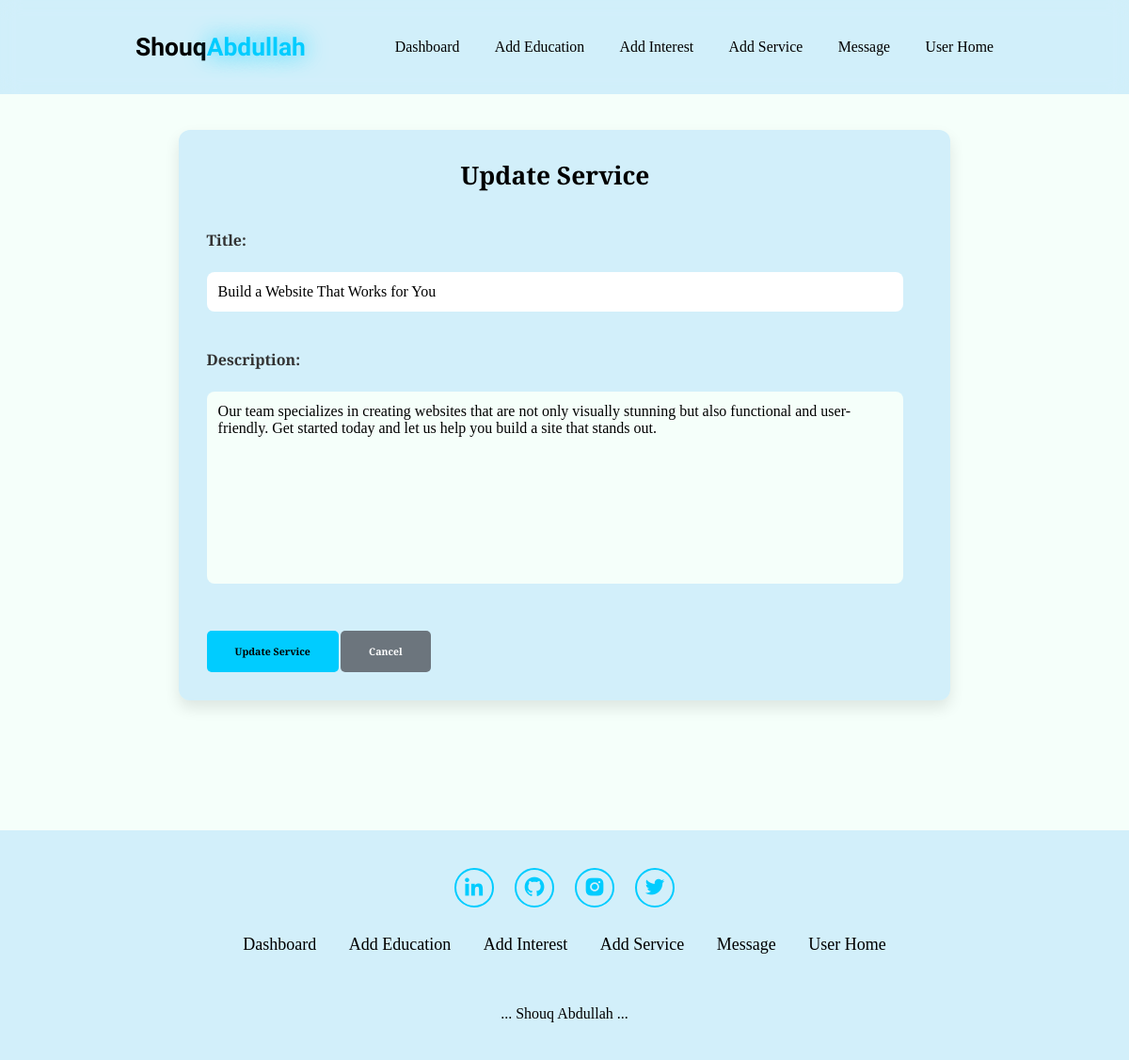
/dashboard/service/edit/1/, run on the app's committed database.
### dashboard/models.py (models this page shows, shortened)
class Service(models.Model):
    title = models.CharField(max_length=255)
    description = models.TextField()

### dashboard/views.py (the view)
# urls.py: path('service/edit/<int:pk>/', views.update_service, name='update_service'),
def update_service(request, pk):
    service = get_object_or_404(Service, pk=pk)
    if request.method == 'POST':
        form = ServiceForm(request.POST, instance=service)
        if form.is_valid():
            form.save()
            return redirect('dashboard:service_list')
    else:
        form = ServiceForm(instance=service)
    return render(request, 'dashboard/update_service.html', {'form': form})

### dashboard/forms.py
class ServiceForm(forms.ModelForm):
    class Meta:
        model = Service
        fields = ['title', 'description']

### dashboard/templates/dashboard/update_service.html (shortened to what this page needs)
{% extends 'about_myself/base.html' %}
{% block content %}
<section>
  <div class="contact-us-card">
      <div class="contact-form">
  <div class="form-container">
    <h1 class="title">Update Service</h1>
    <form method="POST">
      {{ form.as_p }}
      <button type="submit" class="btn2 btn-primary">Update Service</button>
      <a href="{% url 'dashboard:service_list' %}" class="btn2 btn-secondary2">Cancel</a>
    </form>
  </div>
      </div>
  </div>
</section>
{% endblock %}

### about_myself/static/css/style.css (style rules this page uses)
* { margin: 0; padding: 0; box-sizing: border-box; text-decoration: none; border: none; outline: none; scroll-behavior: smooth; font-family: 'Playfair Display', serif; }
:root { --bg-color:#F5FFFA; --second-bg-color:rgba(159, 215, 249, 0.41); --text-color:black; --main-color:#00CCFF; }
html { font-size: 60%; scroll-behavior: smooth; }
body { background: var(--bg-color); color: var(--text-color); }
section { min-height: 100vh; padding: 10rem 12% 10rem; }
.contact-us-card { background-color: var(--second-bg-color); width: 90%; margin: 50px auto; padding: 30px; border-radius: 12px; box-shadow: 0 8px 16px rgba(0, 0, 0, 0.1); font-family: Arial, sans-serif; }
.contact-form { flex: 1; min-width: 300px; padding-right: 20px; }
.contact-form h1 { font-size: 3rem; font-weight: bold; color: var(--text-color); margin-bottom: 20px; font-family: 'Playfair Display', serif; }
.contact-form p { font-size: 2rem; color: var(--text-color); margin-bottom: 30px; font-family: 'Playfair Display', serif; }
.form-container { text-align: left; }
.form-container { display: flex; flex-direction: column; gap: 20px; }
label { display: block; font-size: 16px; font-weight: 600; margin-bottom: 8px; color: #333; font-family: 'Playfair Display', serif; }
textarea { width: 100%; padding: 12px; margin-bottom: 15px; border: 1px; border-radius: 8px; font-size: 16px; font-family: 'Playfair Display', serif; transition: border-color 0.3s ease; background-color: var(--bg-color); color: var(--text-color); resize: none; margin-top: 15px; }
@media (max-width:1285px) { html { font-size: 55%; } }
form input[type="text"] { width: 100%; padding: 12px; margin-bottom: 10px; border: 1px; border-radius: 8px; font-size: 16px; font-family: 'Playfair Display', serif; transition: border-color 0.3s ease; background-color: white; color: var(--text-color); margin-top: 15px; }
.title { font-size: 2.5rem; color: #333; margin-bottom: 20px; text-align: center; }
.title { font-size: 2.5rem; color: #333; margin-bottom: 20px; text-align: center; font-family: 'Playfair Display', serif; }
.btn2 { padding: 15px 30px; font-size: 1.2rem; border-radius: 5px; cursor: pointer; transition: background-color 0.3s; font-family: 'Playfair Display', serif; background: var(--main-color); font-weight: bold; }
.btn-secondary2 { background-color: #6c757d; color: white; text-decoration: none; padding: 15px 30px; border-radius: 5px; }

### data on the page
Service: title "Build a Website That Works for You", description "Our team specializes in creating websites that are not only visually stunning but also functional and user-friendly. Get started today and let us help you build a site that stands out."
